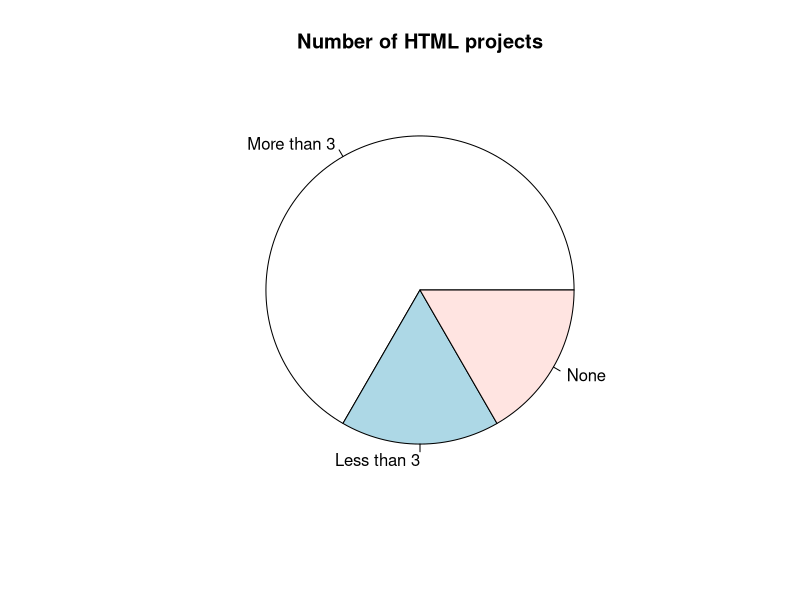
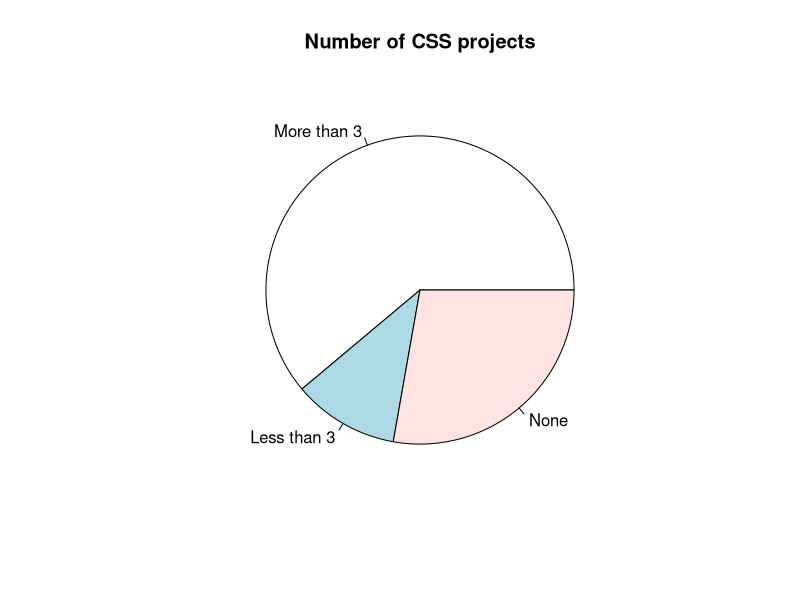
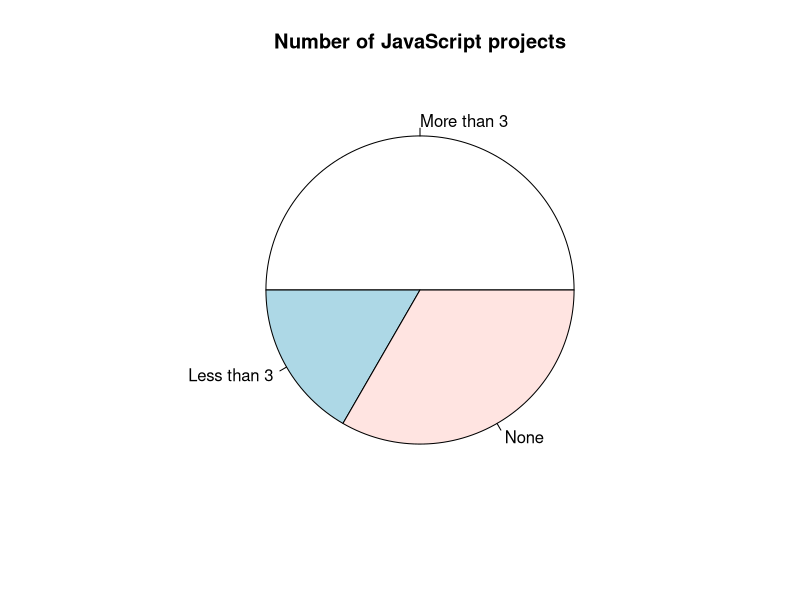
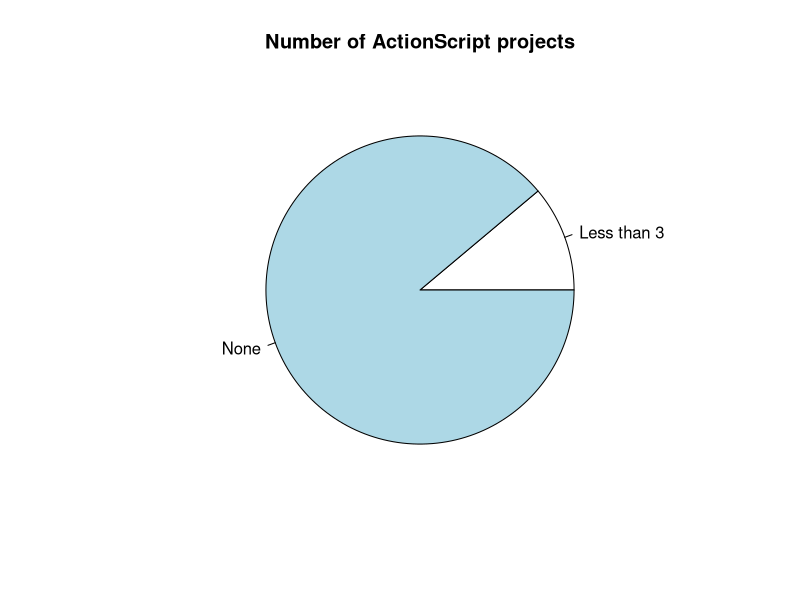
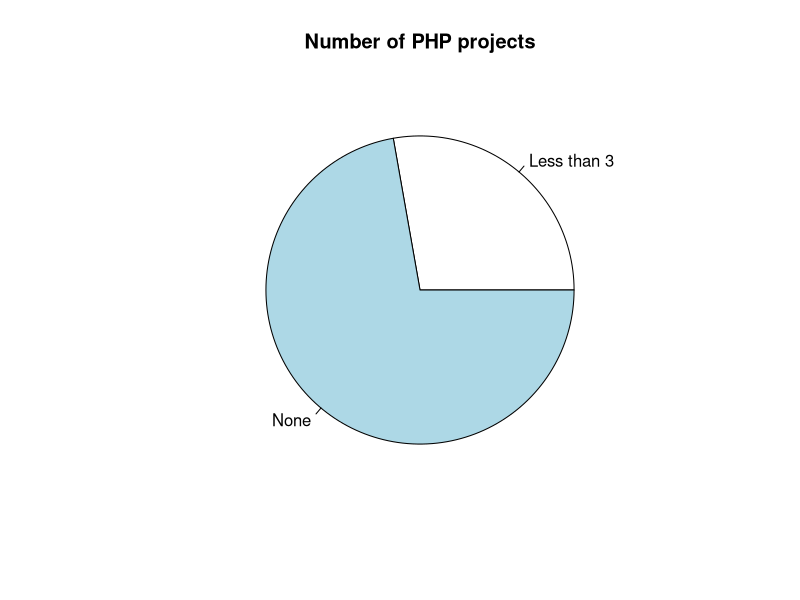
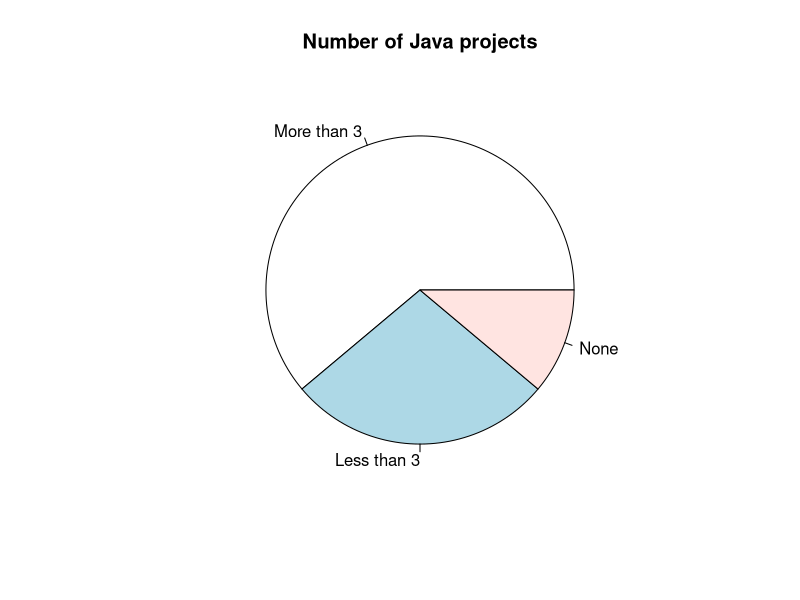
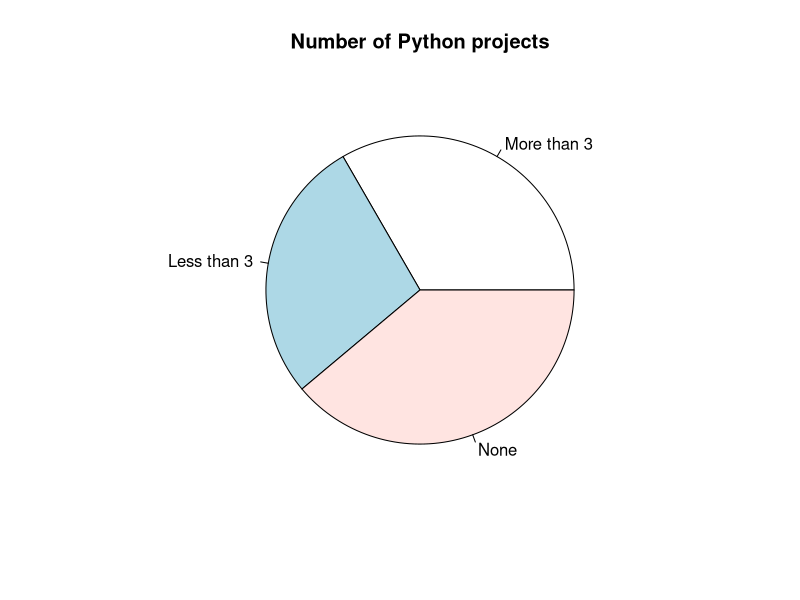
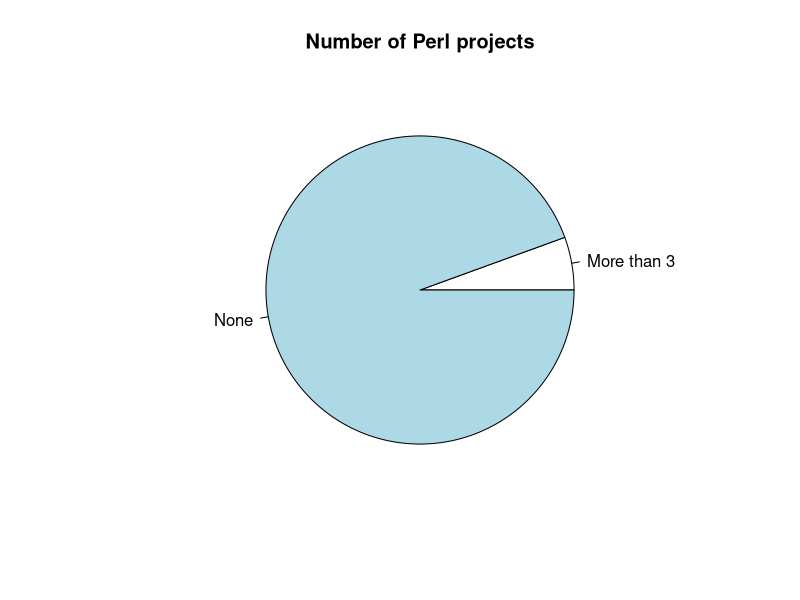

R code for these plots, in order:
##########################################
#    Web Development Survey Questions    #
##########################################
getwd()
setwd("C:/Users/Jillian/Documents/SurveyData")

# Read in WebLang data file
WebLang <- read.csv(file="WebLang.csv")
View(WebLang)

# HTML
moreThan3 = WebLang$HTML_Web == "3<"
moreThan3 = table(moreThan3)["TRUE"]
lessThan3 = WebLang$HTML_Web == "<3"
lessThan3 = table(lessThan3)["TRUE"]
none = WebLang$HTML_Web == "NONE"
none = table(none)["TRUE"]
# Pie chart of number of HTML projects each student has done
x <- c(moreThan3, lessThan3, none)
lbls <- c("More than 3", "Less than 3", "None")
pie(x, labels = lbls, main="Number of HTML projects")

# CSS
moreThan3 = WebLang$CSS_Web == "3<"
moreThan3 = table(moreThan3)["TRUE"]
lessThan3 = WebLang$CSS_Web == "<3"
lessThan3 = table(lessThan3)["TRUE"]
none = WebLang$CSS_Web == "NONE"
none = table(none)["TRUE"]
# Pie chart of number of CSS projects each student has done
x <- c(moreThan3, lessThan3, none)
lbls <- c("More than 3", "Less than 3", "None")
pie(x, labels = lbls, main="Number of CSS projects")

# JavaScript
moreThan3 = WebLang$JS_Web == "3<"
moreThan3 = table(moreThan3)["TRUE"]
lessThan3 = WebLang$JS_Web == "<3"
lessThan3 = table(lessThan3)["TRUE"]
none = WebLang$JS_Web == "NONE"
none = table(none)["TRUE"]
# Pie chart of number of JavaScript projects each student has done
x <- c(moreThan3, lessThan3, none)
lbls <- c("More than 3", "Less than 3", "None")
pie(x, labels = lbls, main="Number of JavaScript projects")

# ActionScript
lessThan3 = WebLang$AS_Web == "<3"
lessThan3 = table(lessThan3)["TRUE"]
none = WebLang$AS_Web == "NONE"
none = table(none)["TRUE"]
# Pie chart of number of ActionScript projects each student has done
x <- c(lessThan3, none)
lbls <- c("Less than 3", "None")
pie(x, labels = lbls, main="Number of ActionScript projects")

# PHP
lessThan3 = WebLang$PHP_Web == "<3"
lessThan3 = table(lessThan3)["TRUE"]
none = WebLang$PHP_Web == "NONE"
none = table(none)["TRUE"]
# Pie chart of number of PHP projects each student has done
x <- c(lessThan3, none)
lbls <- c("Less than 3", "None")
pie(x, labels = lbls, main="Number of PHP projects")

# Java
moreThan3 = WebLang$Java_Web == "3<"
moreThan3 = table(moreThan3)["TRUE"]
lessThan3 = WebLang$Java_Web == "<3"
lessThan3 = table(lessThan3)["TRUE"]
none = WebLang$Java_Web == "NONE"
none = table(none)["TRUE"]
# Pie chart of number of Java projects each student has done
x <- c(moreThan3, lessThan3, none)
lbls <- c("More than 3", "Less than 3", "None")
pie(x, labels = lbls, main="Number of Java projects")

# Python
moreThan3 = WebLang$Python_Web == "3<"
moreThan3 = table(moreThan3)["TRUE"]
lessThan3 = WebLang$Python_Web == "<3"
lessThan3 = table(lessThan3)["TRUE"]
none = WebLang$Python_Web == "NONE"
none = table(none)["TRUE"]
# Pie chart of number of Python projects each student has done
x <- c(moreThan3, lessThan3, none)
lbls <- c("More than 3", "Less than 3", "None")
pie(x, labels = lbls, main="Number of Python projects")

# Perl
moreThan3 = WebLang$Perl_Web == "3<"
moreThan3 = table(moreThan3)["TRUE"]
none = WebLang$Perl_Web == "NONE"
none = table(none)["TRUE"]
# Pie chart of number of Perl projects each student has done
x <- c(moreThan3, none)
lbls <- c("More than 3", "None")
pie(x, labels = lbls, main="Number of Perl projects")

# C++
moreThan3 = WebLang$C.._Web == "3<"
moreThan3 = table(moreThan3)["TRUE"]
lessThan3 = WebLang$C.._Web == "<3"
lessThan3 = table(lessThan3)["TRUE"]
none = WebLang$C.._Web == "NONE"
none = table(none)["TRUE"]
# Pie chart of number of C++ projects each student has done
x <- c(moreThan3, lessThan3, none)
lbls <- c("More than 3", "Less than 3", "None")
pie(x, labels = lbls, main="Number of C++ projects")

# C
moreThan3 = WebLang$C_Web == "3<"
moreThan3 = table(moreThan3)["TRUE"]
lessThan3 = WebLang$C_Web == "<3"
lessThan3 = table(lessThan3)["TRUE"]
none = WebLang$C_Web == "NONE"
none = table(none)["TRUE"]
# Pie chart of number of C projects each student has done
x <- c(moreThan3, lessThan3, none)
lbls <- c("More than 3", "Less than 3", "None")
pie(x, labels = lbls, main="Number of C projects")

# Xhp
moreThan3 = WebLang$Xhp_Web == "3<"
moreThan3 = table(moreThan3)["TRUE"]
none = WebLang$Xhp_Web == "NONE"
none = table(none)["TRUE"]
# Pie chart of number of Xhp projects each student has done
x <- c(moreThan3, none)
lbls <- c("More than 3", "None")
pie(x, labels = lbls, main="Number of Xhp projects")

# ASP.NET
moreThan3 = WebLang$JS_Web == "3<"
moreThan3 = table(moreThan3)["TRUE"]
none = WebLang$JS_Web == "NONE"
none = table(none)["TRUE"]
# Pie chart of number of HTML projects each student has done
x <- c(moreThan3, none)
lbls <- c("More than 3", "None")
pie(x, labels = lbls, main="Number of JavaScript projects")

# Total common languages:
jsTotal = WebLang$JS_Web != "NONE"
jsTotal = table(jsTotal)["TRUE"]
cssTotal = WebLang$CSS_Web != "NONE"
cssTotal = table(cssTotal)["TRUE"]
htmlTotal = WebLang$HTML_Web != "NONE"
htmlTotal = table(htmlTotal)["TRUE"]
javaTotal = WebLang$Java_Web != "NONE"
javaTotal = table(javaTotal)["TRUE"]
phpTotal = WebLang$PHP_Web != "NONE"
phpTotal = table(phpTotal)["TRUE"]
asTotal = WebLang$AS_Web != "NONE"
asTotal = table(asTotal)["TRUE"]
pythonTotal = WebLang$Python_Web != "NONE"
pythonTotal = table(pythonTotal)["TRUE"]
cPlusPlusTotal = WebLang$C.._Web != "NONE"
cPlusPlusTotal = table(cPlusPlusTotal)["TRUE"]
cTotal = WebLang$C_Web != "NONE"
cTotal = table(cTotal)["TRUE"]
perlTotal = WebLang$Perl_Web != "NONE"
perlTotal = table(perlTotal)["TRUE"]
xhpTotal = WebLang$Xhp_Web != "NONE"
xhpTotal = table(xhpTotal)["TRUE"]
aspTotal = WebLang$ASP.NET_Web != "NONE"
aspTotal = table(aspTotal)["TRUE"]
x <- c(jsTotal, cssTotal, htmlTotal, javaTotal, phpTotal, asTotal, pythonTotal,
       cPlusPlusTotal, cTotal, perlTotal, xhpTotal, aspTotal)
lbls <- c("JavaScript", "CSS", "HTML", "Java", "PHP", "ActionScript", "Python",
          "C++", "C", "Perl", "Xhp", "ASP.NET")
pie(x, labels = lbls, main="Distribution of common web deveopment languages")
# Conclusion: among the more popular web development languages, HTML & CSS
# are the most popular, followed by Java and C++.

# Others
XML = WebLang$XML == "3<"
XML = table(XML)["TRUE"]
cSharp = WebLang$C. == "3<"
cSharp = table(cSharp)["TRUE"]
erlang = WebLang$Erlang == "<3"
erlang = table(erlang)["TRUE"]
elixir = WebLang$Elixir == "<3"
elixir = table(elixir)["TRUE"]
haskell = WebLang$Haskell == "<3"
haskell = table(haskell)["TRUE"]
lisp = WebLang$Lisp == "3<"
lisp = table(lisp)["TRUE"]
# Pie chart of number of HTML projects each student has done
x <- c(XML, cSharp, erlang, elixir, haskell, lisp)
lbls <- c("XML", "C#", "Erlang", "Elixir", "Haskell", "Lisp")
pie(x, labels = lbls, main="Other Web Development Languages Used")
# Conclusion: Among the less common web development languages, C# is the most popular

jsTotal = WebLang$JS_Web != "NONE"
jsTotal = table(jsTotal)["TRUE"]
cssTotal = WebLang$CSS_Web != "NONE"
cssTotal = table(cssTotal)["TRUE"]
htmlTotal = WebLang$HTML_Web != "NONE"
htmlTotal = table(htmlTotal)["TRUE"]
javaTotal = WebLang$Java_Web != "NONE"
javaTotal = table(javaTotal)["TRUE"]
phpTotal = WebLang$PHP_Web != "NONE"
phpTotal = table(phpTotal)["TRUE"]
asTotal = WebLang$AS_Web != "NONE"
asTotal = table(asTotal)["TRUE"]
pythonTotal = WebLang$Python_Web != "NONE"
pythonTotal = table(pythonTotal)["TRUE"]
cPlusPlusTotal = WebLang$C.._Web != "NONE"
cPlusPlusTotal = table(cPlusPlusTotal)["TRUE"]
cTotal = WebLang$C_Web != "NONE"
cTotal = table(cTotal)["TRUE"]
perlTotal = WebLang$Perl_Web != "NONE"
perlTotal = table(perlTotal)["TRUE"]
xhpTotal = WebLang$Xhp_Web != "NONE"
xhpTotal = table(xhpTotal)["TRUE"]
aspTotal = WebLang$ASP.NET_Web != "NONE"
aspTotal = table(aspTotal)["TRUE"]
XML = WebLang$XML != "NONE"
XML = table(XML)["TRUE"]
cSharp = WebLang$C. != "NONE"
cSharp = table(cSharp)["TRUE"]
erlang = WebLang$Erlang != "NONE"
erlang = table(erlang)["TRUE"]
elixir = WebLang$Elixir != "NONE"
elixir = table(elixir)["TRUE"]
haskell = WebLang$Haskell != "NONE"
haskell = table(haskell)["TRUE"]
lisp = WebLang$Lisp != "NONE"
lisp = table(lisp)["TRUE"]
x <- c(jsTotal, cssTotal, htmlTotal, javaTotal, phpTotal, asTotal, pythonTotal,
       cPlusPlusTotal, cTotal, perlTotal, xhpTotal, aspTotal, XML, cSharp,
       erlang, elixir, haskell, lisp)
lbls <- c("JavaScript", "CSS", "HTML", "Java", "PHP", "ActionScript", "Python",
          "C++", "C", "Perl", "Xhp", "ASP.NET", "XML", "C#", "Erlang", "Elixir",
          "Haskell", "Lisp")
pie(x, labels = lbls, main="Distribution of Web Development Languages")
